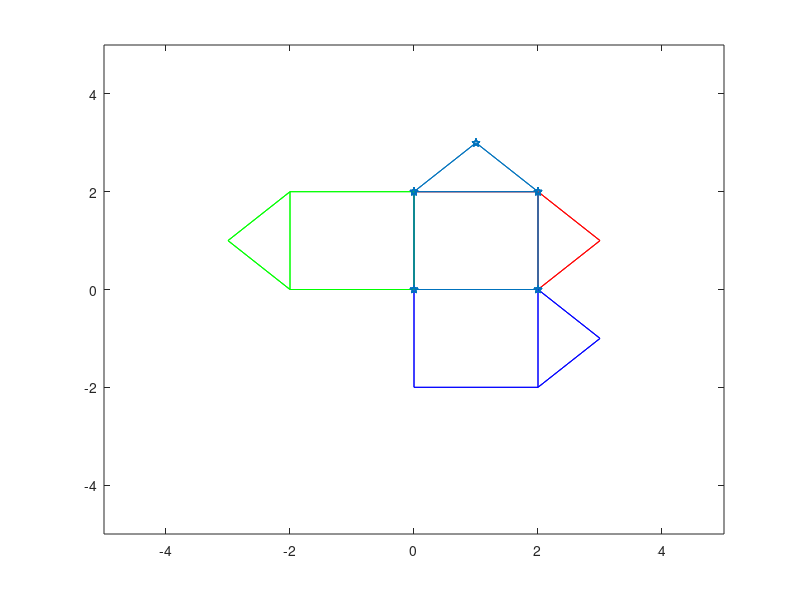

MATLAB code for this plot:
P = [3, 1;2, 0;0, 0;0, 2;2, 2];
C = [1 1 0 0 1;1 1 1 0 1;0 1 1 1 0;0 0 1 1 1;1 1 0 1 1];
gplot(C, P, '-r'); hold on;


T1 = [1 0 ; 0 -1];
T2 = [-1 0 ; 0 1];
T3 = [0 1; 1 0];

P1 = (T1*P')';
gplot(C, P1, '-b')
P2 = (T2*P')';
gplot(C, P2, '-g')
P3 = (T3*P')';
gplot(C, P3, '-p')
axis([-5, 5, -5, 5]);

